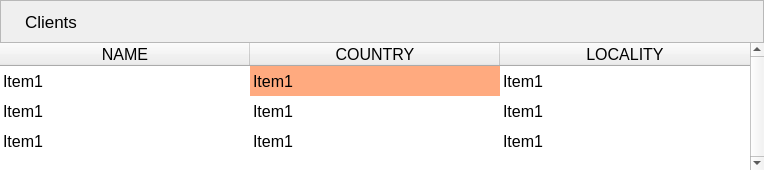
                     <widget class="QWidget" name="clients_page">
                      <layout class="QGridLayout" name="gridLayout_2">
                       <property name="leftMargin">
                        <number>0</number>
                       </property>
                       <property name="topMargin">
                        <number>0</number>
                       </property>
                       <property name="rightMargin">
                        <number>0</number>
                       </property>
                       <property name="bottomMargin">
                        <number>0</number>
                       </property>
                       <property name="spacing">
                        <number>0</number>
                       </property>
                       <item row="0" column="0">
                        <widget class="QFrame" name="clients_frame">
                         <property name="font">
                          <font>
                           <family>Segoe UI</family>
                           <pointsize>10</pointsize>
                          </font>
                         </property>
                         <property name="frameShape">
                          <enum>QFrame::NoFrame</enum>
                         </property>
                         <property name="frameShadow">
                          <enum>QFrame::Raised</enum>
                         </property>
                         <layout class="QGridLayout" name="gridLayout_18">
                          <property name="leftMargin">
                           <number>0</number>
                          </property>
                          <property name="topMargin">
                           <number>0</number>
                          </property>
                          <property name="rightMargin">
                           <number>0</number>
                          </property>
                          <property name="bottomMargin">
                           <number>0</number>
                          </property>
                          <property name="spacing">
                           <number>0</number>
                          </property>
                          <item row="0" column="0">
                           <widget class="QFrame" name="clients_top_frame">
                            <property name="frameShape">
                             <enum>QFrame::StyledPanel</enum>
                            </property>
                            <property name="frameShadow">
                             <enum>QFrame::Raised</enum>
                            </property>
                            <layout class="QHBoxLayout" name="horizontalLayout_10">
                             <item>
                              <widget class="QLabel" name="label_3">
                               <property name="font">
                                <font>
                                 <family>Segoe UI</family>
                                 <pointsize>12</pointsize>
                                </font>
                               </property>
                               <property name="text">
                                <string/>
                               </property>
                               <property name="pixmap">
                                <pixmap resource="../files.qrc">:/16x16/icons/16x16/cil-user.png</pixmap>
                               </property>
                               <property name="scaledContents">
                                <bool>false</bool>
                               </property>
                              </widget>
                             </item>
                             <item>
                              <widget class="QLabel" name="clients_label">
                               <property name="font">
                                <font>
                                 <family>Segoe UI</family>
                                 <pointsize>13</pointsize>
                                </font>
                               </property>
                               <property name="text">
                                <string>Clients</string>
                               </property>
                              </widget>
                             </item>
                             <item>
                              <spacer name="horizontalSpacer_4">
                               <property name="orientation">
                                <enum>Qt::Horizontal</enum>
                               </property>
                               <property name="sizeHint" stdset="0">
                                <size>
                                 <width>40</width>
                                 <height>20</height>
                                </size>
                               </property>
                              </spacer>
                             </item>
                             <item>
                              <widget class="QPushButton" name="cli_add_btn">
                               <property name="cursor">
                                <cursorShape>PointingHandCursor</cursorShape>
                               </property>
                               <property name="toolTip">
                                <string>Add Client</string>
                               </property>
                               <property name="text">
                                <string/>
                               </property>
                               <property name="icon">
                                <iconset>
                                 <normaloff>:/24x24/baseline_note_add_white_24dp.png</normaloff>:/24x24/baseline_note_add_white_24dp.png</iconset>
                               </property>
                               <property name="iconSize">
                                <size>
                                 <width>24</width>
                                 <height>24</height>
                                </size>
                               </property>
                               <property name="flat">
                                <bool>true</bool>
                               </property>
                              </widget>
                             </item>
                            </layout>
                           </widget>
                          </item>
                          <item row="1" column="0">
                           <widget class="QTableWidget" name="cli_table">
                            <property name="font">
                             <font>
                              <family>Segoe UI</family>
                              <pointsize>12</pointsize>
                             </font>
                            </property>
                            <property name="focusPolicy">
                             <enum>Qt::NoFocus</enum>
                            </property>
                            <property name="frameShape">
                             <enum>QFrame::NoFrame</enum>
                            </property>
                            <property name="frameShadow">
                             <enum>QFrame::Raised</enum>
                            </property>
                            <property name="verticalScrollBarPolicy">
                             <enum>Qt::ScrollBarAlwaysOn</enum>
                            </property>
                            <property name="sizeAdjustPolicy">
                             <enum>QAbstractScrollArea::AdjustToContents</enum>
                            </property>
                            <property name="editTriggers">
                             <set>QAbstractItemView::NoEditTriggers</set>
                            </property>
                            <property name="alternatingRowColors">
                             <bool>false</bool>
                            </property>
                            <property name="selectionMode">
                             <enum>QAbstractItemView::SingleSelection</enum>
                            </property>
                            <property name="selectionBehavior">
                             <enum>QAbstractItemView::SelectRows</enum>
                            </property>
                            <property name="showGrid">
                             <bool>false</bool>
                            </property>
                            <property name="gridStyle">
                             <enum>Qt::DashLine</enum>
                            </property>
                            <property name="sortingEnabled">
                             <bool>true</bool>
                            </property>
                            <property name="wordWrap">
                             <bool>true</bool>
                            </property>
                            <property name="rowCount">
                             <number>3</number>
                            </property>
                            <attribute name="horizontalHeaderDefaultSectionSize">
                             <number>250</number>
                            </attribute>
                            <attribute name="verticalHeaderVisible">
                             <bool>false</bool>
                            </attribute>
                            <row>
                             <property name="text">
                              <string>New Row</string>
                             </property>
                            </row>
                            <row>
                             <property name="text">
                              <string>New Row</string>
                             </property>
                            </row>
                            <row>
                             <property name="text">
                              <string>New Row</string>
                             </property>
                            </row>
                            <column>
                             <property name="text">
                              <string>NAME</string>
                             </property>
                            </column>
                            <column>
                             <property name="text">
                              <string>COUNTRY</string>
                             </property>
                            </column>
                            <column>
                             <property name="text">
                              <string>LOCALITY</string>
                             </property>
                            </column>
                            <item row="0" column="0">
                             <property name="text">
                              <string>Item1</string>
                             </property>
                            </item>
                            <item row="0" column="1">
                             <property name="text">
                              <string>Item1</string>
                             </property>
                             <property name="background">
                              <brush brushstyle="SolidPattern">
                               <color alpha="255">
                                <red>255</red>
                                <green>170</green>
                                <blue>127</blue>
                               </color>
                              </brush>
                             </property>
                            </item>
                            <item row="0" column="2">
                             <property name="text">
                              <string>Item1</string>
                             </property>
                            </item>
                            <item row="1" column="0">
                             <property name="text">
                              <string>Item1</string>
                             </property>
                            </item>
                            <item row="1" column="1">
                             <property name="text">
                              <string>Item1</string>
                             </property>
                            </item>
                            <item row="1" column="2">
                             <property name="text">
                              <string>Item1</string>
                             </property>
                            </item>
                            <item row="2" column="0">
                             <property name="text">
                              <string>Item1</string>
                             </property>
                            </item>
                            <item row="2" column="1">
                             <property name="text">
                              <string>Item1</string>
                             </property>
                            </item>
                            <item row="2" column="2">
                             <property name="text">
                              <string>Item1</string>
                             </property>
                            </item>
                           </widget>
                          </item>
                         </layout>
                        </widget>
                       </item>
                      </layout>
                     </widget>
